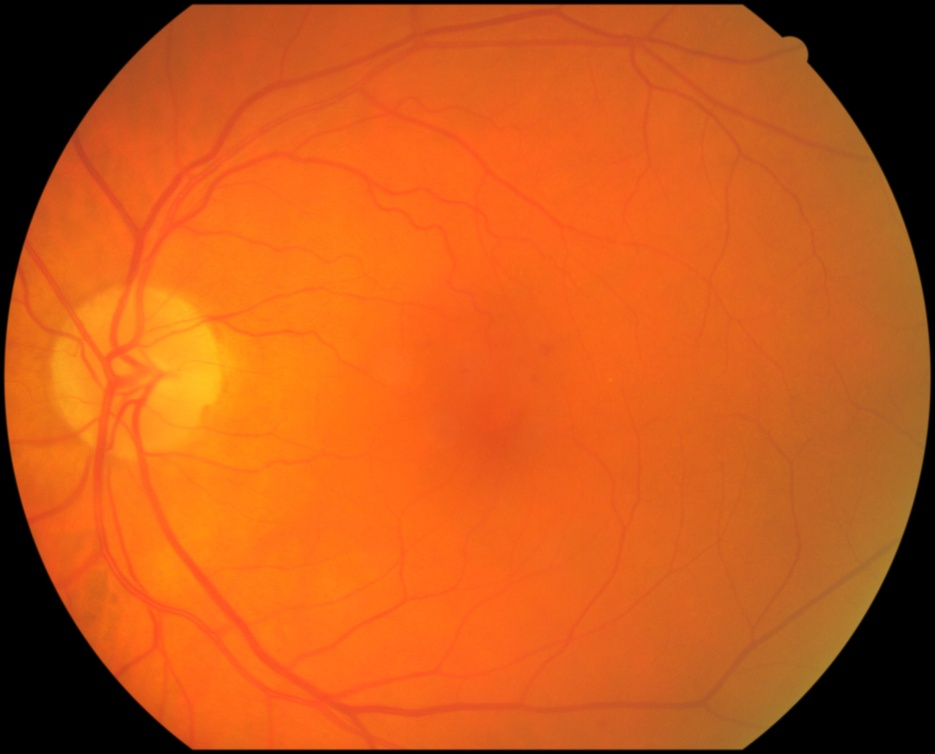
%> input picture INICIO SESION/image_0001.jpg, 935 x 754 px, shrunk from 3006 x 2424 before the run
$ octave --eval "result = one_image_features(imread('INICIO SESION/image_0001.jpg'));"   (GNU Octave 9; MATLAB toolbox functions it lacks are replaced by stand-ins)
%> lines starting %> are read from the running program, lines starting %| are printed output that depends on the picture
function Features=one_image_features(I)

Ig = rgb2gray(I);
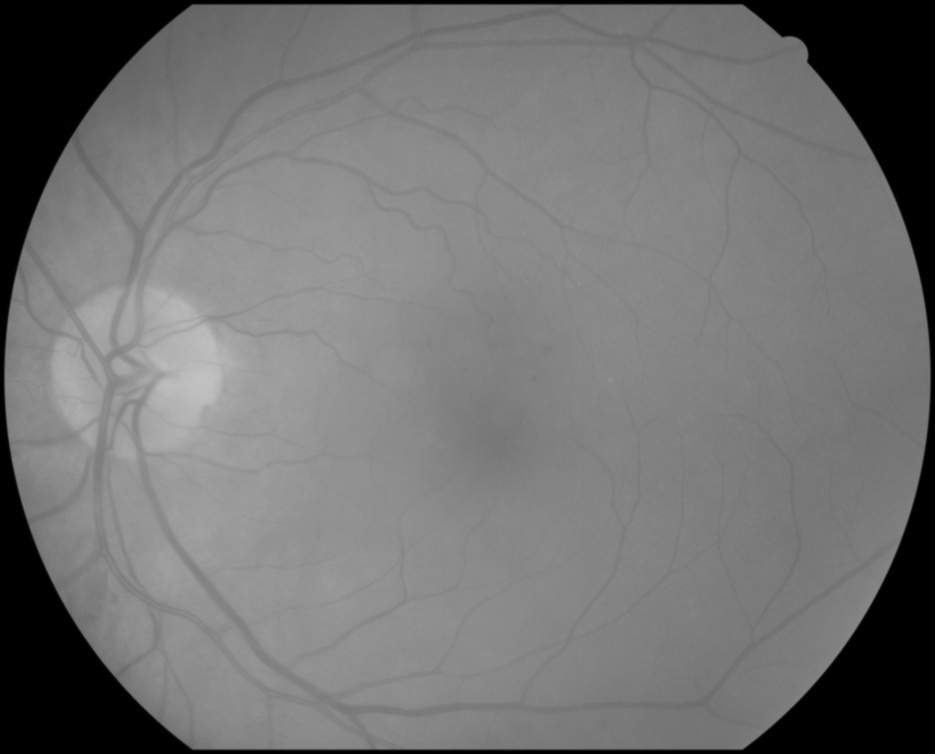
%> Ig: size 754x935 uint8; min 0, max 194, mean 114.5
filtI = medfilt2(Ig,[5,5]);
immse_vals = immse(filtI,Ig);
%> immse_vals = 0.669
psnr_vals = psnr(filtI,Ig);
%> psnr_vals = 49.87
ssim_vals = ssim(filtI,Ig);
%> ssim_vals = 0.991
std_vals = std2(Ig);
%> std_vals = 20.73
%> (the run ends here)

$ run again, on INICIO SESION/image_0002.jpg
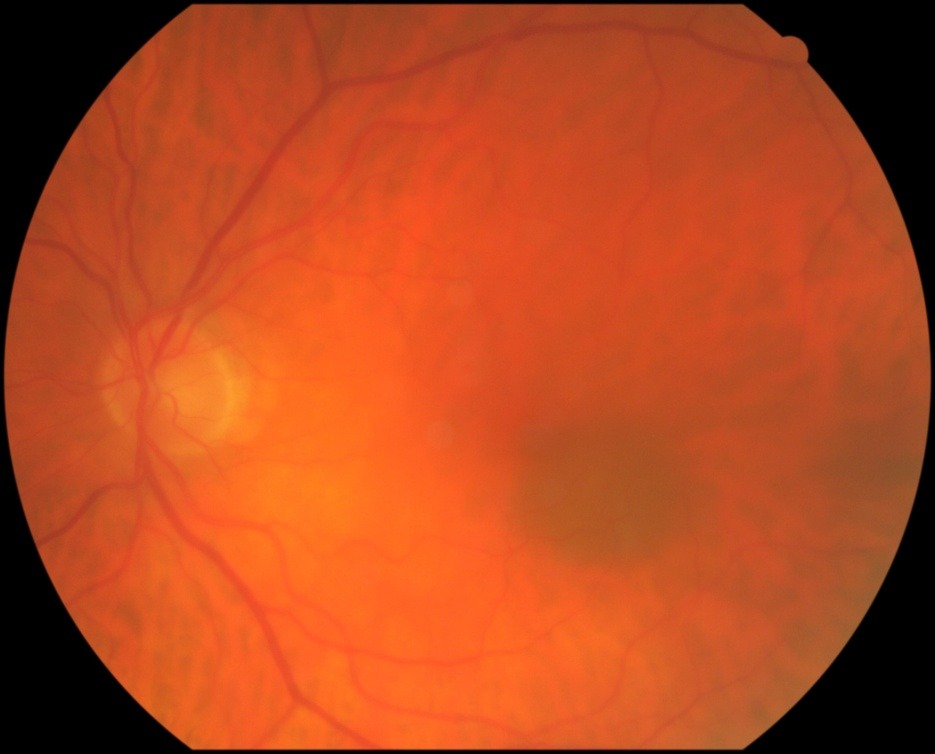
%> input picture INICIO SESION/image_0002.jpg, 935 x 754 px, shrunk from 3004 x 2423 before the run
%> in one_image_features, `Ig = rgb2gray(I);`:
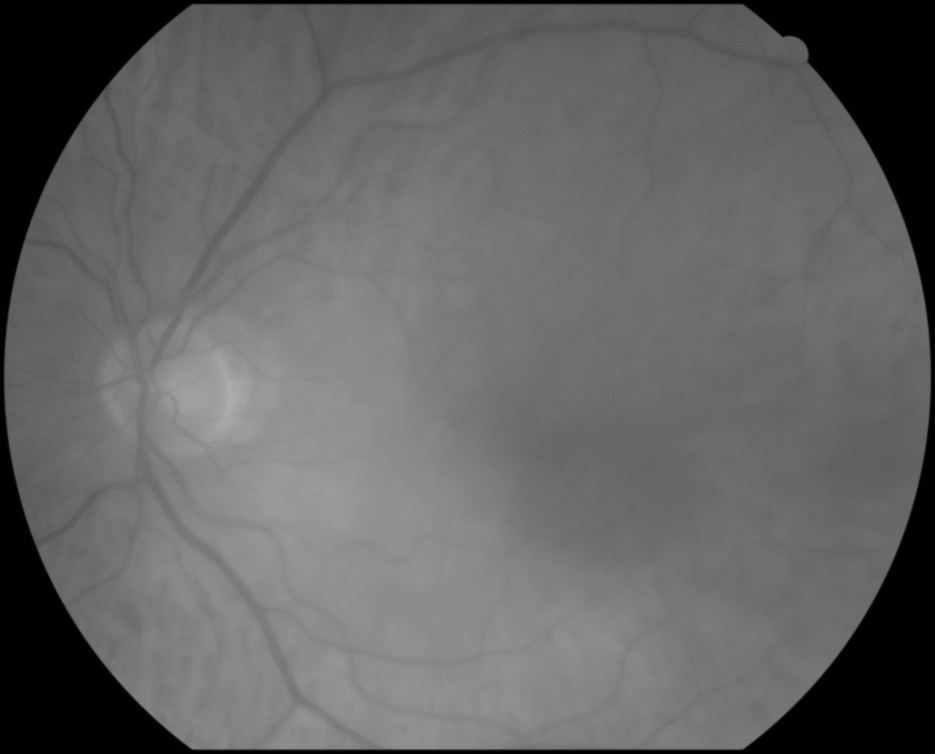
%> Ig: size 754x935 uint8; min 0, max 173, mean 100
%> immse_vals = 0.572
%> psnr_vals = 50.55
%> ssim_vals = 0.991
%> std_vals = 21.12

$ run again, on INICIO SESION/image_0004.jpg
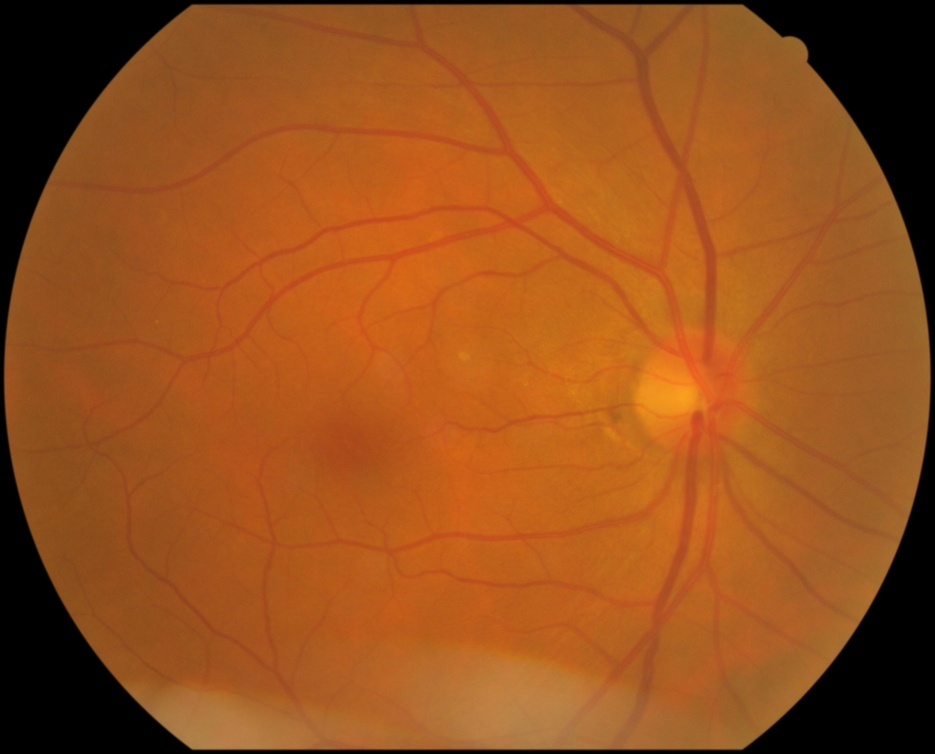
%> input picture INICIO SESION/image_0004.jpg, 935 x 754 px, shrunk from 3005 x 2424 before the run
%> in one_image_features, `Ig = rgb2gray(I);`:
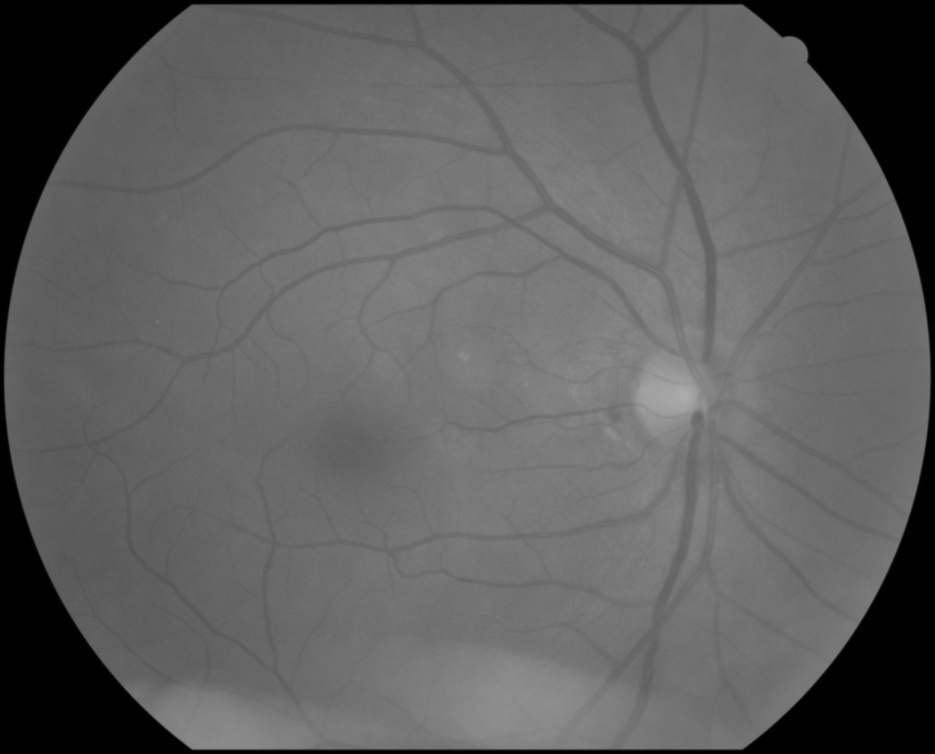
%> Ig: size 754x935 uint8; min 0, max 173, mean 95.5
%> immse_vals = 0.863
%> psnr_vals = 48.77
%> ssim_vals = 0.988
%> std_vals = 17.2
